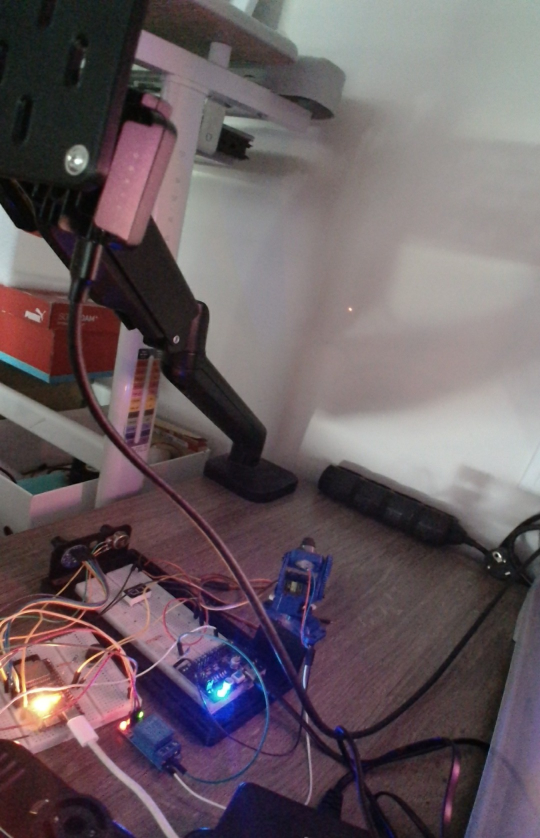
#> input picture workshop-5-miniproject/images/assembled-rig.jpg, 1080 x 1676 px (shown at 1/2 size)
$ python -i dots.py   (imports and definitions only)
#> lines starting #> are read from the running program, lines starting #| are printed output that depends on the picture; after the words box and inside, x2 and y2 are one past the last pixel; in counts of white or black regions, pixels touching at a corner belong together
#> further down, picture is the input picture: shape (1676, 1080, 3); mean B, G, R 96.6, 91.8, 104.1
"""Classic-CV detection of the two dots the loop needs.

  red dot   -- the laser / red marker: where we are pointing NOW
  black dot -- the printed target on the paper: where we WANT to point

Both are found with plain OpenCV on the host, not a neural net. The camera-host
project (../../../final_project/camera-host) runs a fixed-weight NN for the red
dot because the OAK's VPU cannot execute OpenCV; here detection runs on the PC,
so the color filter can just be a color filter.

Shape of the job for each color:

    mask -> contours -> keep blobs that are the right SIZE and ROUND
         -> score the survivors -> best one wins

"ROUND" is where the work is. Dark is common - shadows, text, a cable, the edge
of the sheet - so the black dot is put through six independent shape
measurements (`_measure`), each one blind to a different way of not being a
circle; the red dot is only ever one thing in frame and is judged loosely.

Area thresholds are quoted for a 640x480 reference frame and auto-scaled to the
actual resolution (a dot's pixel area grows ~quadratically with linear size),
the same convention reddot_host.reduce_heatmap uses.
"""

import math
from dataclasses import dataclass

import cv2
import numpy as np

_REF_AREA = 640 * 480
_K3 = cv2.getStructuringElement(cv2.MORPH_ELLIPSE, (3, 3))

# A disc fills pi/4 of its bounding box - the neutral default for `Dot.extent`
# on a dot that was placed rather than measured (the simulated target).
_CIRCLE_EXTENT = math.pi / 4.0


@dataclass(frozen=True)
class Dot:
    """One accepted blob, in pixel coordinates of the frame it was found in.

    Beyond position and size it carries the six shape measurements the round
    test is made of, so a rejection can be explained instead of just happening
    (see `_shape_reject`, and the labelled grey boxes --debug draws).
    """

    x: float
    y: float
    area: float
    circularity: float      # area / area of the min enclosing circle
    bbox: tuple             # (x1, y1, x2, y2)
    compactness: float = 1.0    # 4*pi*A / P^2  -- 1.0 for a circle
    solidity: float = 1.0       # area / convex hull area
    extent: float = _CIRCLE_EXTENT   # area / bounding-box area
    aspect: float = 1.0         # long / short side of the min-area rect
    radial_cv: float = 0.0      # spread of centre->edge distance, /mean
    hole_ratio: float = 0.0     # enclosed background / outer area

    @property
    def center(self):
        return (int(round(self.x)), int(round(self.y)))

    @property
    def radius(self):
        return max(3, int(round(math.sqrt(max(self.area, 1.0) / math.pi))))

    # [11 lines left out: function roundness, not called in this run]


def _scale_area(area_min, area_max, h, w):
    scale = (h * w) / _REF_AREA
    return area_min * scale, area_max * scale


def _measure(contour, area, hole_area=0.0):
    """Turn one contour into a Dot with every shape measurement filled in.

    No single number separates a printed dot from everything else that happens
    to be dark, so six are taken, each blind to a different impostor:

      circularity -- fraction of the min enclosing circle that is filled. The
        broad one: catches squares (0.64), triangles (0.41), anything sticking
        out on one side.
      compactness -- 4*pi*A / P^2, perimeter against area. Catches ragged and
        knobbly outlines whose area is fine but whose edge is long: shadow
        edges, joined-up text, cloth texture.
      solidity -- area against its own convex hull. Catches dents and notches:
        two dots touching, a dot with a bite out of it, a C or an L.
      aspect -- long/short side of the minimum-area rectangle. Catches
        ellipses and rounded bars, which can pass all of the above.
      radial_cv -- spread of the centre-to-edge distance. The direct question:
        is every point on the outline the same distance from the middle? This
        is what a circle *is*, and it is the one an axis-aligned rounded square
        cannot fake.
      hole_ratio -- how much enclosed background the outline contains. Every
        measurement above is taken on the OUTLINE, so a ring, an O, a washer or
        a bottle cap seen from above are perfect circles by all of them. A
        printed dot is solid; this is the only test that can tell the
        difference.

    Contours are traced with CHAIN_APPROX_NONE (see `_candidates`) so the
    radial measurement sees the whole outline, not four compressed corners.
    """
    (cx, cy), radius = cv2.minEnclosingCircle(contour)
    perimeter = cv2.arcLength(contour, True)
    hull_area = cv2.contourArea(cv2.convexHull(contour))
    x, y, bw, bh = cv2.boundingRect(contour)
    (_, _), (rw, rh), _ = cv2.minAreaRect(contour)

    pts = contour.reshape(-1, 2).astype(np.float64)
    dist = np.hypot(pts[:, 0] - cx, pts[:, 1] - cy)

    return Dot(
        x=cx, y=cy, area=area,
        circularity=area / (math.pi * radius * radius + 1e-6),
        bbox=(x, y, x + bw, y + bh),
        compactness=min(1.0, 4.0 * math.pi * area / (perimeter * perimeter + 1e-6)),
        solidity=area / (hull_area + 1e-6),
        extent=area / float(bw * bh + 1e-6),
        aspect=max(rw, rh) / max(min(rw, rh), 1e-6),
        radial_cv=float(dist.std() / (dist.mean() + 1e-6)),
        hole_ratio=hole_area / (area + 1e-6),
    )


def _candidates(mask, area_min, area_max):
    """Every outer contour of `mask` inside the size window, measured.

    Two choices here exist only to make the shape tests mean something:

    CHAIN_APPROX_NONE, not SIMPLE -- SIMPLE compresses straight runs to their
    endpoints, which leaves a square as four corner points, all of them the
    same distance from the centre. It would score a perfect radial_cv.

    RETR_CCOMP, not EXTERNAL -- EXTERNAL discards the inner contours, and the
    holes are the only thing distinguishing a printed dot from a ring. The
    top-level contours it walks are the same ones EXTERNAL would return, so
    nothing else changes; `area` stays the filled outer area, with the enclosed
    background reported separately as hole_ratio.
    """
    contours, hierarchy = cv2.findContours(mask, cv2.RETR_CCOMP,
                                           cv2.CHAIN_APPROX_NONE)
    if hierarchy is None:
        return []
    hierarchy = hierarchy[0]        # [next, prev, first_child, parent]

    out = []
    for i, c in enumerate(contours):
        if hierarchy[i][3] != -1:   # a hole; accounted for by its parent
            continue
        area = cv2.contourArea(c)
        if area < area_min or area > area_max or len(c) < 3:
            continue
        hole_area = 0.0
        child = hierarchy[i][2]
        while child != -1:
            hole_area += cv2.contourArea(contours[child])
            child = hierarchy[child][0]
        out.append((_measure(c, area, hole_area), c))
    return out


# [87 lines left out: functions _contour_mask, redness_map, find_red_dot, _ring_stats, not called in this run]


def _shape_reject(dot, min_circ, max_radial, max_aspect, min_solidity,
                  min_compact, max_hole):
    """None if `dot` is round enough to be a printed dot, else why it is not.

    Each gate is an independent way of failing to be a circle, so the first one
    that trips is the answer, and they are ordered by how much they explain.
    Thresholds come from measuring rendered discs against near-misses at
    radii 7-45 px; every one is overridable from the command line (the
    --black-* flags in detect_dots.py). Measured, disc vs. worst impostor:

        circularity   disc 0.82-0.98   square 0.72  ellipse(0.78) 0.77
        radial_cv     disc 0.00-0.10   square 0.11  rounded rect  0.13
        aspect        disc 1.00-1.12   ellipse 1.19-1.64  bar 2.4
        solidity      disc 0.88-0.99   dented disc 0.92   blob 0.79
        compactness   disc 0.45-0.91   frayed blob 0.42   triangle 0.57
    """
    if dot.circularity < min_circ:
        return f"circ {dot.circularity:.2f}"
    if dot.radial_cv > max_radial:
        return f"radial {dot.radial_cv:.2f}"
    if dot.aspect > max_aspect:
        return f"aspect {dot.aspect:.2f}"
    if dot.solidity < min_solidity:
        return f"solid {dot.solidity:.2f}"
    if dot.compactness < min_compact:
        return f"compact {dot.compactness:.2f}"
    if dot.hole_ratio > max_hole:
        return f"hollow {dot.hole_ratio:.2f}"
    # A disc fills pi/4 = 0.785 of its bounding box. Comfortably above that is
    # a square or a filled rectangle (0.88-0.98 measured); far below is a shape
    # that only reaches the corners of its box. The window is wide because a
    # small blob's bounding box is quantised - a 7 px disc measures 0.60.
    if not 0.55 <= dot.extent <= 0.90:
        return f"extent {dot.extent:.2f}"
    return None


def _touches_edge(dot, h, w, margin):
    """True if the blob runs into the frame border.

    A dot cut off by the edge is only a partial outline: the missing side makes
    it measure as some other shape entirely, and it cannot be aimed at anyway
    because its real centre is outside the picture.
    """
    x1, y1, x2, y2 = dot.bbox
    return (x1 <= margin or y1 <= margin
            or x2 >= w - margin or y2 >= h - margin)


def find_black_dots(frame_bgr, area_min=40, area_max=20000, min_circ=0.80,
                    darkness=0.8, sat_margin=70, block=51, offset=12,
                    max_radial=0.10, max_aspect=1.25, min_solidity=0.88,
                    min_compact=0.50, max_hole=0.15, edge_margin=2):
    """All black printed dots in the frame. Returns (list of Dot, mask, rejects).

    `rejects` is [(Dot, reason)] for blobs that were the right size but failed a
    later test - what --debug draws in grey so a miss can be read off the frame
    instead of guessed at.

    Two independent questions are asked of every blob.

    Is it ink? Ink is only "black" relative to the paper around it, so each test
    is relative:

      adaptive threshold -- darker than the local mean by `offset`, which
        survives uneven lighting across the sheet;
      darkness -- the blob's median V must be at most `darkness` x the median V
        of the ring of paper just around it. Rejects a light-grey smudge that
        the adaptive step accepted;
      sat_margin -- the blob must not be much more saturated than that same
        ring. This is what separates ink from a coloured object, and it has to
        be relative: under a blue lamp the paper itself measures S~105 and the
        ink S~135, so any absolute "ink is unsaturated" rule throws the real
        dot away. A red sticker on white paper, by contrast, sits ~170 above
        its background and is rejected.

    Is it a circle? `_shape_reject` runs the six measurements from `_measure`.
    Being dark is easy - shadows, text, a cable, the edge of the sheet and the
    gap under a clip all manage it - so the shape gate is the one doing the
    real work, and it is deliberately tight: a printed dot passes all six with
    room to spare, and near-misses like a square, a ring or a rounded bar fail
    at least one badly.

    The list is sorted largest-first; pick_target chooses among them.
    """
#> called with area_min = 40, area_max = 20000, min_circ = 0.8, darkness = 0.8, sat_margin = 70, block = 51, offset = 12, max_radial = 0.1
    h, w = frame_bgr.shape[:2]
#> h = 1676; w = 1080
    amin, amax = _scale_area(area_min, area_max, h, w)
#> amin = 235.7; amax = 117843.8

    hsv = cv2.cvtColor(frame_bgr, cv2.COLOR_BGR2HSV)
#> hsv: shape (1676, 1080, 3); mean H, S, V 86, 55.3, 108.5
    gray = cv2.GaussianBlur(hsv[:, :, 2], (5, 5), 0)
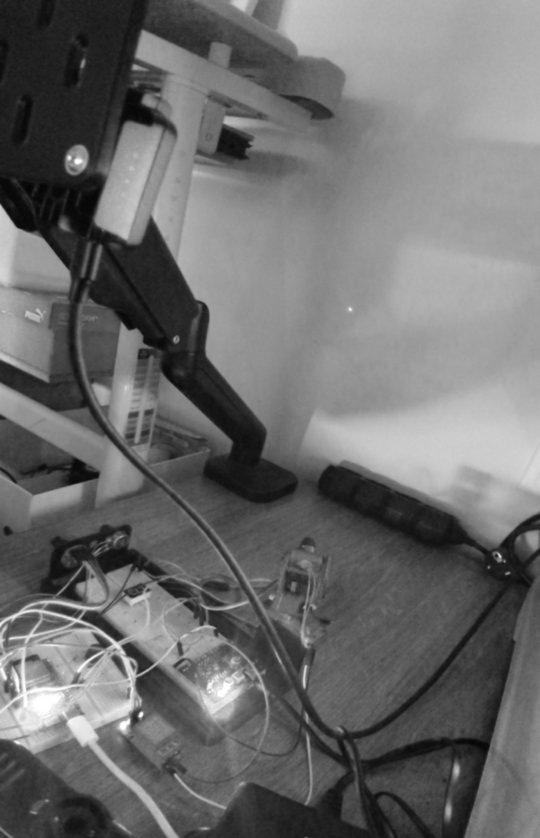
#> gray: shape (1676, 1080) (shown at 1/2 size); min 3, max 255, mean 108.5
    block = block if block % 2 else block + 1        # must be odd
    mask = cv2.adaptiveThreshold(gray, 255, cv2.ADAPTIVE_THRESH_MEAN_C,
                                 cv2.THRESH_BINARY_INV, block, offset)
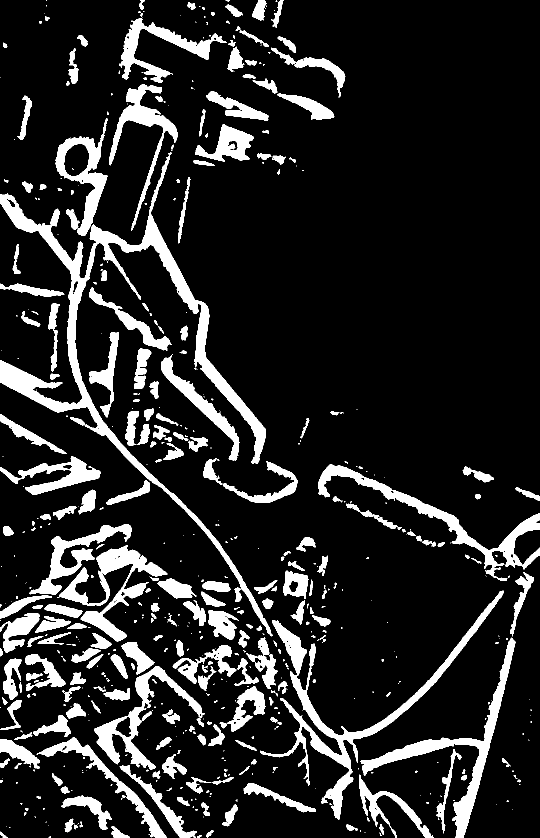
#> mask: shape (1676, 1080) (shown at 1/2 size); 14.3% white; 586 white regions (315 under 20 px), largest, box (x1, y1, x2, y2) and area: (0, 305, 545, 1273) 38613, (520, 1181, 1008, 1639) 17711, (721, 1275, 1031, 1676) 12206
    mask = cv2.morphologyEx(mask, cv2.MORPH_OPEN, _K3)
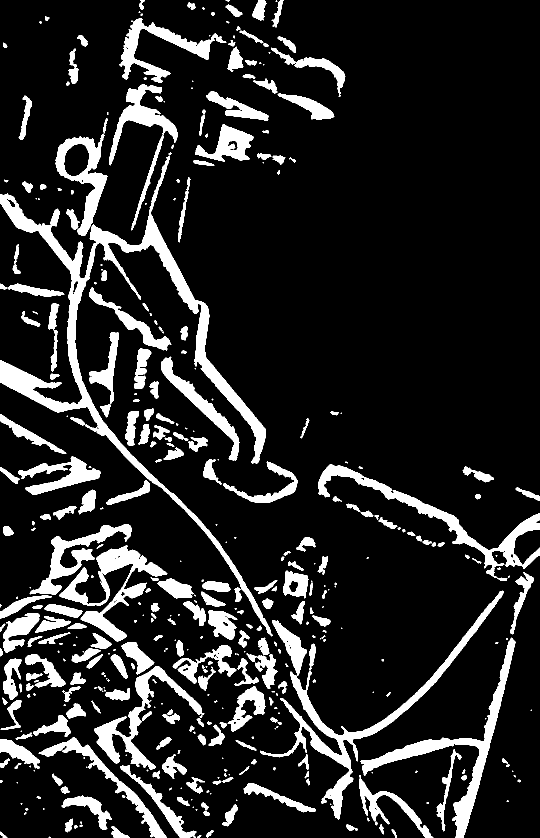
#> mask: shape (1676, 1080) (shown at 1/2 size); 14.1% white; 430 white regions (144 under 20 px), largest, box (x1, y1, x2, y2) and area: (0, 311, 545, 1273) 38309, (520, 1181, 1008, 1639) 14706, (721, 1275, 1031, 1676) 12188
    mask = cv2.morphologyEx(mask, cv2.MORPH_CLOSE, _K3)
#> mask: shape (1676, 1080); 14.2% white; 408 white regions (137 under 20 px)

    dots, rejects = [], []
    for dot, contour in _candidates(mask, amin, amax):
#> in _candidates, `contours, hierarchy = cv2.findContours(mask, cv2.RETR_CCOMP, cv2.CHAIN..`: contours = 440 contours, 183 with area under 20; largest, box (x1, y1, x2, y2) and area: (0, 311, 545, 1273) 36768, (520, 1181, 1008, 1639) 16084, (721, 1275, 1031, 1676) 11534, (636, 928, 1080, 1162) 10821, (118, 1090, 335, 1283) 9936
#> in _measure, `(cx, cy), radius = cv2.minEnclosingCircle(contour)`: cx = 240; cy = 1664.5; radius = 20.84
#> in _measure, `perimeter = cv2.arcLength(contour, True)`: perimeter = 106
#> in _measure, `hull_area = cv2.contourArea(cv2.convexHull(contour))`: hull_area = 475.5
#> in _measure, `x, y, bw, bh = cv2.boundingRect(contour)`: x = 222; y = 1652; bw = 37; bh = 24
#> in _measure, `(_, _), (rw, rh), _ = cv2.minAreaRect(contour)`: rw = 18.41; rh = 41.62
        if edge_margin >= 0 and _touches_edge(dot, h, w, edge_margin):
            rejects.append((dot, "edge"))
            continue
        reason = _shape_reject(dot, min_circ, max_radial, max_aspect,
                               min_solidity, min_compact, max_hole)
        if reason is not None:
            rejects.append((dot, reason))
            continue
        stats = _ring_stats(hsv, contour, dot.bbox, max(3, dot.radius // 2))
        if stats is None:
            rejects.append((dot, "no ring"))
            continue
        blob_v, ring_v, blob_s, ring_s = stats
        if blob_v > darkness * ring_v:
            rejects.append((dot, f"pale {blob_v / (ring_v + 1e-6):.2f}"))
            continue                      # not appreciably darker than paper
        if blob_s > ring_s + sat_margin:
            rejects.append((dot, f"sat +{blob_s - ring_s:.0f}"))
            continue                      # a coloured object, not ink
        dots.append(dot)
#> this loop made 109 passes

    dots.sort(key=lambda d: d.area, reverse=True)
    return dots, mask, rejects


# [34 lines left out: functions pick_target, error_vector, not called in this run]

>>> import cv2
>>> picture = cv2.imread('../images/assembled-rig.jpg')
>>> result = find_black_dots(picture)

$ run again, on workshop-5-miniproject/images/tracking-session.png
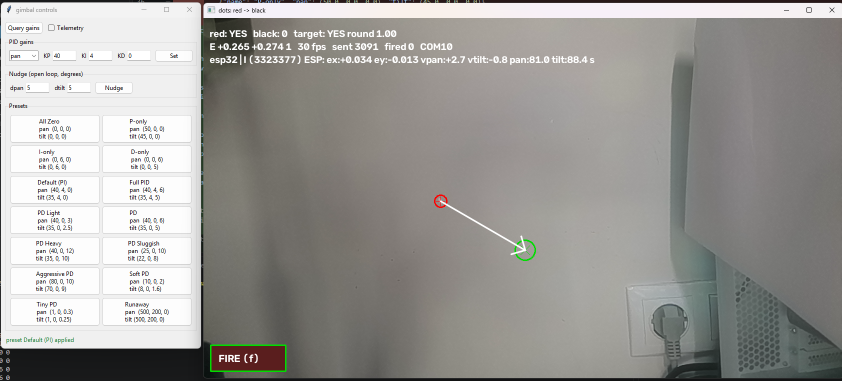
#> input picture workshop-5-miniproject/images/tracking-session.png, 1683 x 761 px (shown at 1/2 size)
#> picture is the input picture: shape (761, 1683, 3); mean B, G, R 151.6, 154.8, 156.4
#> hsv: shape (761, 1683, 3); mean H, S, V 26.6, 15.2, 158
#> in find_black_dots, `mask = cv2.adaptiveThreshold(gray, 255, cv2.ADAPTIVE_THRESH_MEAN_C, cv..`:
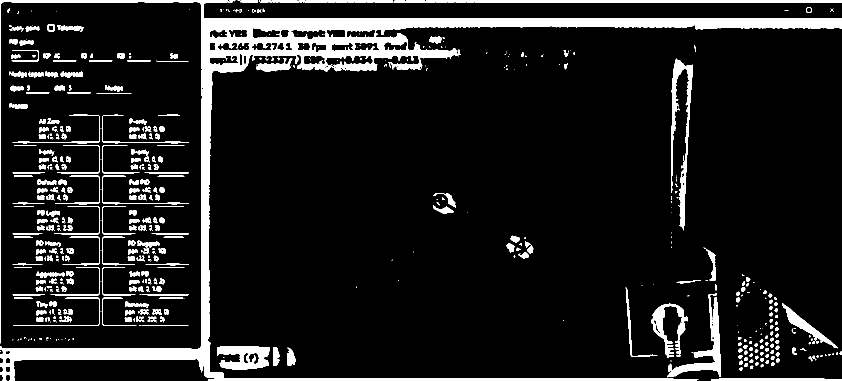
#> mask: shape (761, 1683) (shown at 1/2 size); 10.5% white; 571 white regions (256 under 20 px), largest, box (x1, y1, x2, y2) and area: (0, 0, 1683, 761) 74248, (788, 0, 1683, 6) 5273, (1342, 117, 1386, 461) 4090
#> in find_black_dots, `mask = cv2.morphologyEx(mask, cv2.MORPH_OPEN, _K3)`:
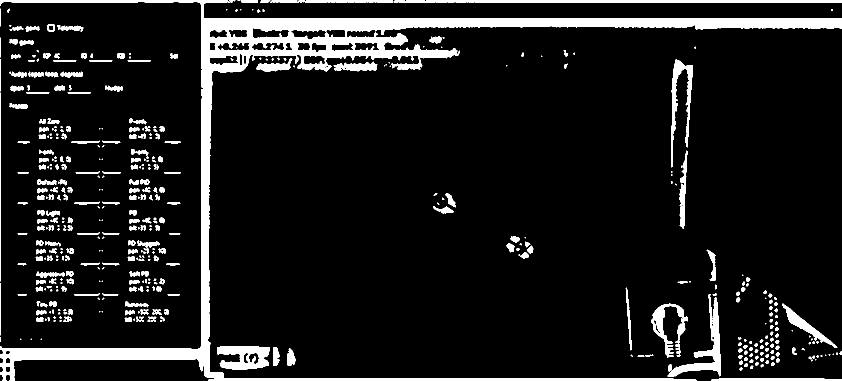
#> mask: shape (761, 1683) (shown at 1/2 size); 9.7% white; 478 white regions (181 under 20 px), largest, box (x1, y1, x2, y2) and area: (0, 0, 1683, 761) 71445, (788, 0, 1683, 6) 5271, (1335, 588, 1442, 754) 3639
#> contours = 478 contours, 198 with area under 20; largest, box (x1, y1, x2, y2) and area: (0, 0, 1683, 761) 75933, (788, 0, 1683, 6) 4390, (434, 693, 540, 739) 3474, (1335, 588, 1442, 754) 3472, (1342, 118, 1386, 335) 2322
#> cx = 1552; cy = 759; radius = 130
#> perimeter = 523.7
#> hull_area = 752
#> x = 1422; y = 757; bw = 261; bh = 4
#> rw = 3; rh = 260
#> the loop in find_black_dots, `for dot, contour in _candidates(mask, amin, amax):` made 35 passes
#> (x1 in _touches_edge, y1 in _touches_edge, x2 in _touches_edge, y2 in _touches_edge, reason) on passes 2 to 9: (575, 697, 591, 732, 'circ 0.40'), (546, 694, 560, 732, 'circ 0.32'), (434, 693, 540, 739, 'circ 0.37'), (1564, 607, 1675, 696, 'circ 0.10'), (1303, 607, 1376, 716, 'circ 0.25'), (250, 603, 297, 615, 'circ 0.14'), (1335, 588, 1442, 754, 'circ 0.13'), (1251, 575, 1263, 701, 'circ 0.03')
#> after the loop in find_black_dots, `for dot, contour in _candidates(mask, amin, amax):`: dots = []; rejects = 35 items
